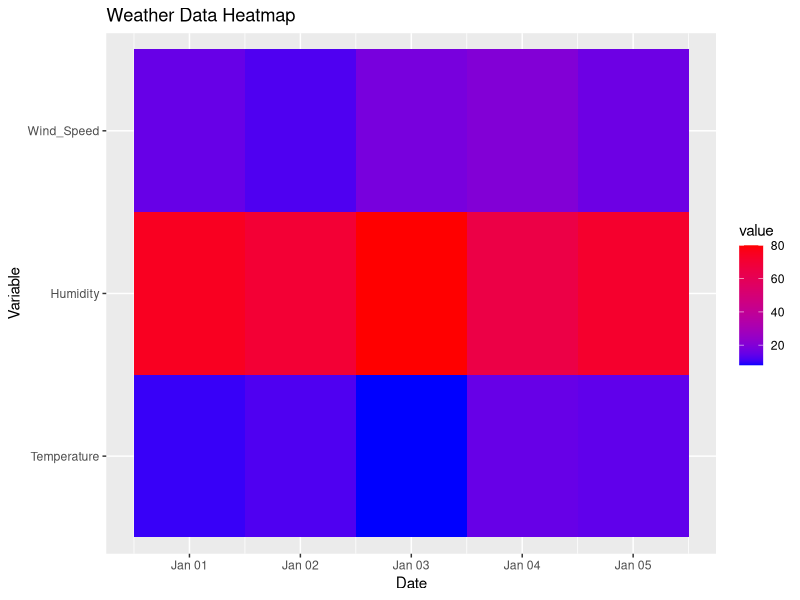

Source code (R):
library(ggplot2)
library(reshape2)
weather_data <- data.frame(
  Date = as.Date(c("2023-01-01", "2023-01-02", "2023-01-03", "2023-01-04", "2023-01-05")),
  Temperature = c(10, 12, 8, 15, 14),
  Humidity = c(75, 70, 80, 65, 72),
  Wind_Speed = c(15, 12, 18, 20, 16)
)
weather_melt <- melt(weather_data, id.vars = "Date")
ggplot(weather_melt, aes(x = Date, y = variable, fill = value)) +
  geom_tile() +
  scale_fill_gradient(low = "blue", high = "red") +
  labs(title = "Weather Data Heatmap", x = "Date", y = "Variable")
